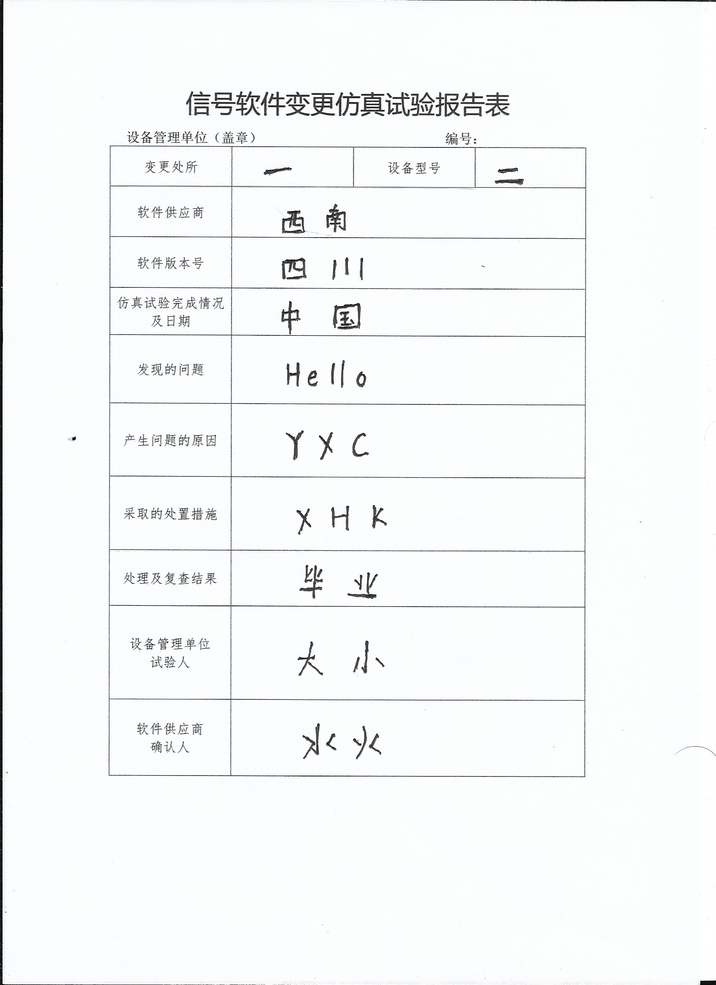
#> input picture mini_test_imgs/004.png, 716 x 985 px, shrunk from 1700 x 2338 before the run
$ python -i photo_init.py   (imports and definitions only)
#> lines starting #> are read from the running program, lines starting #| are printed output that depends on the picture
#> further down, picture is the input picture: shape (985, 716, 3); mean B, G, R 248.5, 247.7, 246.4
import cv2
from scipy import misc, ndimage
import numpy as np
import math
import os

class Photo_init():
    def __init__(self):
        pass

    def __call__(self, img):
        self.img = img
        self.gray = cv2.cvtColor(img, cv2.COLOR_BGR2GRAY)
        self.binary = cv2.adaptiveThreshold(~self.gray, 255, cv2.ADAPTIVE_THRESH_GAUSSIAN_C, cv2.THRESH_BINARY, 21, -5)
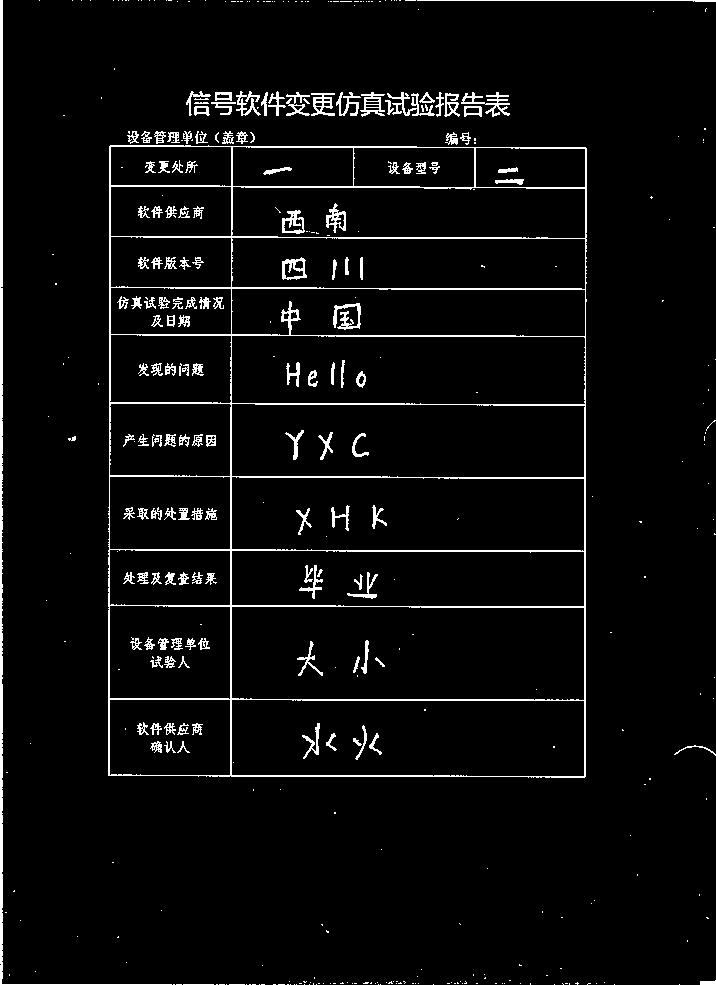
#> self.binary: shape (985, 716); 4.3% white in thin lines or dots
        return self.hough()

    def hough(self):
        #边缘检测
        self.edges = cv2.Canny(self.gray, 50, 150, apertureSize=3)
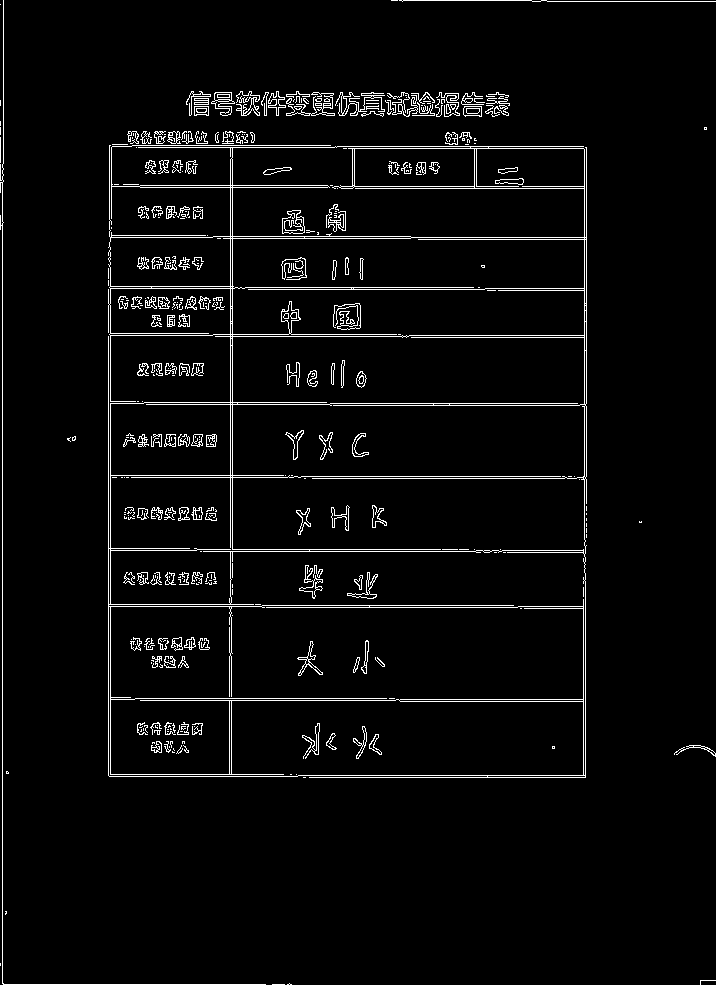
#> self.edges: shape (985, 716); 3.8% white in thin lines or dots
        # 霍夫变换
        lines = cv2.HoughLines(self.edges, 1, np.pi / 180, 0)
        for rho, theta in lines[0]:
            a = np.cos(theta)
            b = np.sin(theta)
            x0 = a * rho
            y0 = b * rho
            x1 = int(x0 + 1000 * (-b))
            y1 = int(y0 + 1000 * (a))
            x2 = int(x0 - 1000 * (-b))
            y2 = int(y0 - 1000 * (a))
#> this loop made 1 pass
#> (rho, theta, a, b, x0, y0, x1, y1) on pass 1: (2, 0, 1, 0, 2, 0, 2, 1000)

        if x1 == x2 or y1 == y2:
            # print("yes")
            return self.binary, self.img
        t = float(y2 - y1) / (x2 - x1)

        rotate_angle = math.degrees(math.atan(t))
        if rotate_angle > 45:
            rotate_angle = -90 + rotate_angle
        elif rotate_angle < -45:
            rotate_angle = 90 + rotate_angle
        self.rotate_img = ndimage.rotate(self.binary, rotate_angle)
        self.rotate_img2 = ndimage.rotate(self.img, rotate_angle)
        return self.rotate_img,self.rotate_img2

>>> import cv2
>>> picture = cv2.imread('../mini_test_imgs/004.png')
>>> result = Photo_init()(picture)
